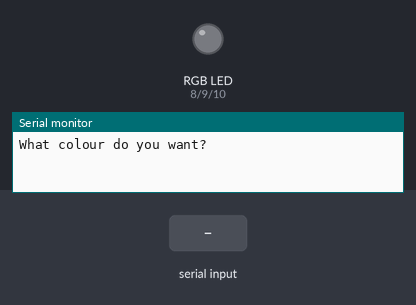
The program below on a simulated Arduino Uno, built with avr-gcc and run on an emulated ATmega328P. Parts: an RGB LED mixed from three pins (HIGH = lit), the last lines printed to the serial monitor. Inputs (shaded band) come from the test bench.

Above: at 1.2 s.
1.3 s: "red" received over Serial
At 3.0 s:
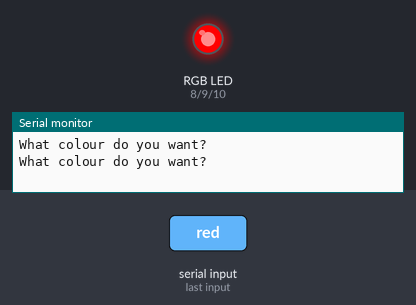
3.8 s: "green" received over Serial
At 6.0 s:
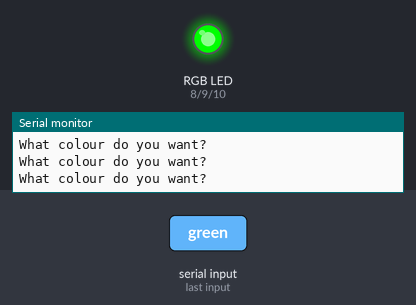
6.3 s: "blue" received over Serial
At 8.0 s:
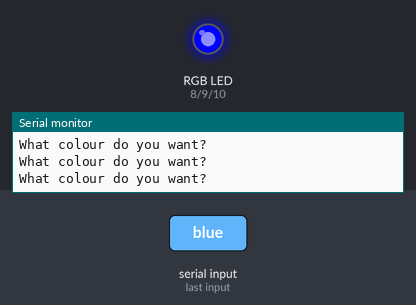
8.8 s: "aqua" received over Serial
At 11.0 s:
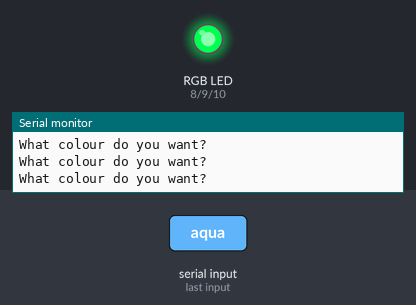
11.3 s: "Blue" received over Serial
At 13.0 s:
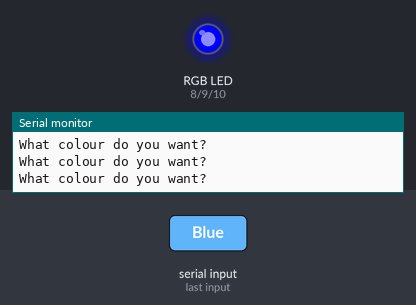
13.8 s: "Aqua" received over Serial
At 16.1 s:
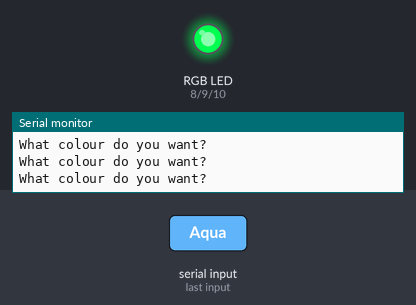
Timing chart, 0 to 17.3 s (numbered marks = the images above; inputs shaded):
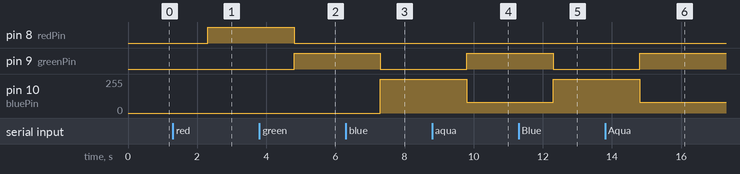

Measured:
- after the input at 1.3 s, pin 8 (redPin): LOW → HIGH after 1.0 s
- after the input at 3.8 s, pin 8 (redPin): HIGH → LOW after 1.0 s; pin 9 (greenPin): LOW → HIGH after 1.0 s
- after the input at 6.3 s, pin 9 (greenPin): HIGH → LOW after 1.0 s; pin 10 (bluePin): 0/255 → 255/255 after 1.0 s
- after the input at 8.8 s, pin 9 (greenPin): LOW → HIGH after 1.0 s; pin 10 (bluePin): 255/255 → 80/255 after 1.0 s
- after the input at 11.3 s, pin 9 (greenPin): HIGH → LOW after 1.0 s; pin 10 (bluePin): 80/255 → 255/255 after 1.0 s
- after the input at 13.8 s, pin 9 (greenPin): LOW → HIGH after 1.0 s; pin 10 (bluePin): 255/255 → 80/255 after 1.0 s

The program:

main.cpp
```cpp
#include <Arduino.h>

// https://www.youtube.com/watch?v=r_PexDLIfH8

int redPin = 8;
int greenPin = 9;
int bluePin = 10;
String myColor;
String msg = "What colour do you want? ";

void setup() {
  // put your setup code here, to run once:
Serial.begin(9600);
pinMode(redPin, OUTPUT);
pinMode(greenPin, OUTPUT);
pinMode(bluePin, OUTPUT);

}

void loop() {
  // put your main code here, to run repeatedly:
Serial.println(msg);
while (Serial.available() == 0) {
  // nothing in the while loop as we wait for the user to input.

}

myColor = Serial.readString();  // Getting input from user and assign it to var myColor.

if (myColor == "red" || myColor == "Red") {
  digitalWrite(redPin, HIGH);
  digitalWrite(greenPin, LOW);
  digitalWrite(bluePin, LOW);

}

if (myColor == "green" || myColor == "Green") {
  digitalWrite(redPin, LOW);
  digitalWrite(greenPin, HIGH);
  digitalWrite(bluePin, LOW);

}

if (myColor == "blue" || myColor == "Blue") {
  digitalWrite(redPin, LOW);
  digitalWrite(greenPin, LOW);
  digitalWrite(bluePin, HIGH);

}

if (myColor == "aqua" || myColor == "Aqua") {
  digitalWrite(redPin, LOW);
  analogWrite(greenPin, 255); // when using numeric or decimal RGB code, must use analogWrite.
  analogWrite(bluePin, 80);

}

/*if (myColor == "cyan" || myColor == "Cyan") {
  digitalWrite(redPin, LOW);
  analogWrite(greenPin, 255);
  analogWrite(bluePin, 255);

}*/

/*if (myColor == "magenta" || myColor == "Magenta") {
  analogWrite(redPin, 255);
  digitalWrite(greenPin, LOW);
  analogWrite(bluePin, 255);

}*/

/*if (myColor == "yellow" || myColor == "Yellow") {
  analogWrite(redPin, 255);
  analogWrite(greenPin, 140);
  digitalWrite(bluePin, LOW);

}*/

if (myColor == "orange" || myColor == "Orange") {
  analogWrite(redPin, 255);
  analogWrite(greenPin,20);
  digitalWrite(bluePin, LOW);

}

if (myColor == "fuchsia" || myColor == "Fuchsia") {
  analogWrite(redPin, 255);
  digitalWrite(greenPin, LOW);
  analogWrite(bluePin, 255);

}

if (myColor == "yellow" || myColor == "Yellow") {
  analogWrite(redPin, 255);
  analogWrite(greenPin, 100);
  analogWrite(bluePin, 0);

}

if (myColor == "cyan" || myColor == "Cyan") {
  analogWrite(redPin, 0);
  analogWrite(greenPin, 255);
  analogWrite(bluePin, 255);

}

if (myColor == "magenta" || myColor == "Magenta") {
  analogWrite(redPin, 255);
  analogWrite(greenPin, 0);
  analogWrite(bluePin, 255);

}

if (myColor == "off" || myColor == "Off") {
  digitalWrite(redPin, LOW);
  digitalWrite(greenPin, LOW);
  digitalWrite(bluePin, LOW);

}

}

/* Homework:
Get colors cyan, magenta, yellow, orange & fuchsia. = DONE.
Note that different combination of RGB codes can produce up to a max of 16 million colors.
Ref to URl below for color codes:
https://fopp.umsi.education/books/published/fopp/Iteration/NestedIterationImageProcessing.html
*/
```
